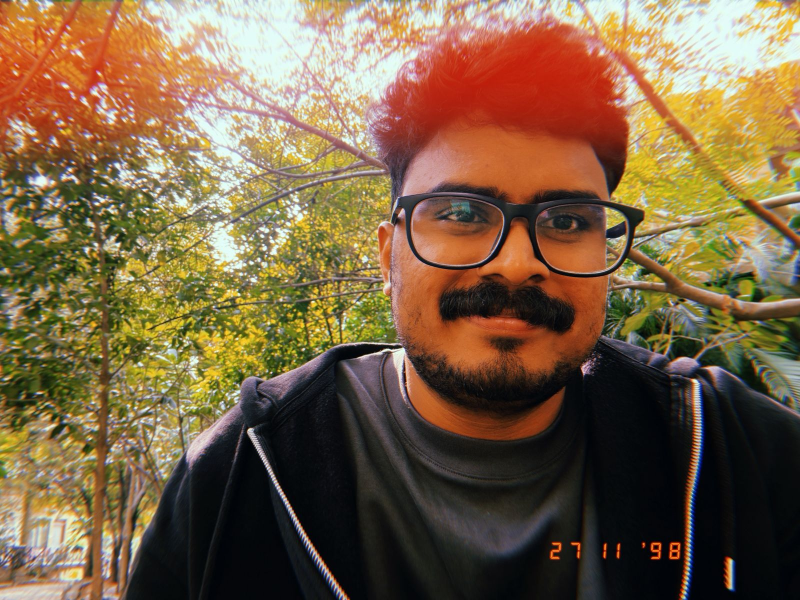
#> input picture assets/example-photo.jpg, 1600 x 1200 px (shown at 1/2 size)
$ python -i art.py   (imports and definitions only)
#> lines starting #> are read from the running program, lines starting #| are printed output that depends on the picture
"""Turn an image into a grid of coloured characters."""

from __future__ import annotations

from dataclasses import dataclass

from PIL import Image, ImageColor, ImageEnhance

RAMPS = {
    "ascii": " .`':,^;~-+=*x?%#&@$",
    "blocks": " ░▒▓█",
    "solid": "█",
}

HALF_BLOCK = "▀"
HALFBLOCK_CHARSET = "halfblocks"
DEFAULT_CHAR_ASPECT = 0.6
ALPHA_THRESHOLD = 16


@dataclass(frozen=True)
class Cell:
    char: str
    color: str
    bg: str | None = None


@dataclass(frozen=True)
class Art:
    rows: list[list[Cell]]

    @property
    def height(self) -> int:
        return len(self.rows)

    @property
    def width(self) -> int:
        return max((len(row) for row in self.rows), default=0)

    # [24 lines left out: functions as_text, as_ansi, not called in this run]


def _quantize_channel(value: int, step: int) -> int:
    if step <= 1:
        return value

    return min(255, (value + step // 2) // step * step)


# [15 lines left out: function _blend_color, not called in this run]


def render(
    path: str,
    cols: int = 56,
    charset: str = "ascii",
    colored: bool = True,
    mono_color: str = "#c9d1d9",
    crop: tuple[int, int, int, int] | None = None,
    char_aspect: float = DEFAULT_CHAR_ASPECT,
    contrast: float = 1.0,
    brightness: float = 1.0,
    gamma: float = 1.0,
    color_step: int = 8,
    invert: bool = False,
    background_color: str = "#0d1117",
    shadow_lift: float = 0.0,
    preserve_foreground: bool = False,
) -> Art:
#> called with path = '../assets/example-photo.jpg', cols = 56, charset = 'ascii', colored = True, mono_color = '#c9d1d9', char_aspect = 0.6, contrast = 1, brightness = 1
    half = charset == HALFBLOCK_CHARSET

    if not half and charset not in RAMPS:
        raise ValueError(
            f"unknown charset {charset!r}; expected one of "
            f"{sorted([*RAMPS, HALFBLOCK_CHARSET])}"
        )

    if cols < 1:
        raise ValueError("cols must be positive")

    if char_aspect <= 0:
        raise ValueError("char_aspect must be positive")

    if gamma <= 0:
        raise ValueError("gamma must be positive")

    if not 0.0 <= shadow_lift <= 1.0:
        raise ValueError("shadow_lift must be between 0 and 1")

    ramp = RAMPS.get(charset, "")

    source = Image.open(path).convert("RGBA")

    if crop:
        x, y, w, h = crop
        source = source.crop((x, y, x + w, y + h))

    alpha = source.getchannel("A")
#> alpha: PIL image 1600x1200 L; every value is 255

    background_rgb = ImageColor.getrgb(background_color)
    background = Image.new(
        "RGBA",
        source.size,
        (*background_rgb, 255),
    )
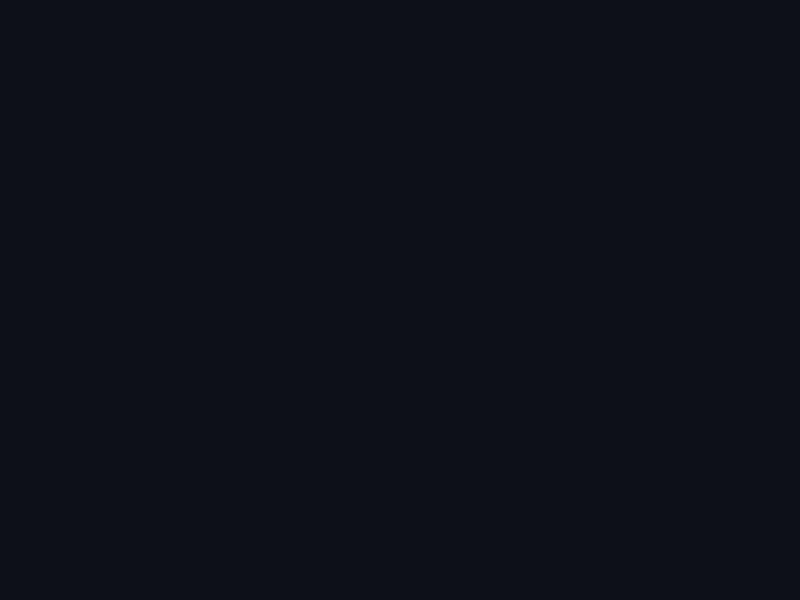
#> background: PIL image 1600x1200 RGBA (shown at 1/2 size); mean R, G, B, A 13, 17, 23, 255

    image = Image.alpha_composite(
        background,
        source,
    ).convert("RGB")
#> image is the input picture: PIL image 1600x1200 RGB; mean R, G, B 122.7, 98.7, 69.9

    if contrast != 1.0:
        image = ImageEnhance.Contrast(image).enhance(contrast)

    if brightness != 1.0:
        image = ImageEnhance.Brightness(image).enhance(brightness)

    rows = max(
        1,
        round(cols * char_aspect * image.height / image.width),
    )
#> rows = 25

    image_size = (
        cols,
        rows * 2 if half else rows,
    )
#> image_size = (56, 25)

    image = image.resize(
        image_size,
        Image.Resampling.LANCZOS,
    )
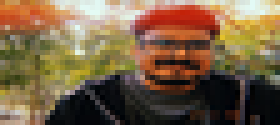
#> image: PIL image 56x25 RGB (shown 5 times larger); mean R, G, B 122.9, 98.8, 69.9

    alpha = alpha.resize(
        image_size,
        Image.Resampling.LANCZOS,
    )
#> alpha: PIL image 56x25 L; every value is 255

    # [11 lines left out: function colour_at, not called in this run]

    if half:
        return Art([
            [
                Cell(
                    HALF_BLOCK,
                    colour_at(x, y * 2),
                    colour_at(x, y * 2 + 1),
                )
                for x in range(cols)
            ]
            for y in range(rows)
        ])

    grid: list[list[Cell]] = []

    for y in range(rows):
        line: list[Cell] = []

        for x in range(cols):
            a = alpha.getpixel((x, y))

            if a < ALPHA_THRESHOLD:
                line.append(Cell(" ", mono_color))
                continue

            r, g, b = image.getpixel((x, y))

            lum = (
                0.2126 * r
                + 0.7152 * g
                + 0.0722 * b
            ) / 255

            if shadow_lift:
                lift = shadow_lift * (1.0 - lum)

                r = round(r + (255 - r) * lift)
                g = round(g + (255 - g) * lift)
                b = round(b + (255 - b) * lift)

                lum = (
                    0.2126 * r
                    + 0.7152 * g
                    + 0.0722 * b
                ) / 255

            if gamma != 1.0:
                lum = lum ** (1.0 / gamma)

            if invert:
                lum = 1.0 - lum

            index = min(
                len(ramp) - 1,
                int(lum * len(ramp)),
            )

            if preserve_foreground and len(ramp) > 1:
                index = max(1, index)

            char = ramp[index]

            if colored:
                color = "#%02x%02x%02x" % (
                    _quantize_channel(r, color_step),
                    _quantize_channel(g, color_step),
                    _quantize_channel(b, color_step),
                )
            else:
                color = _blend_color(
                    mono_color,
                    background_color,
                    a,
                )

            line.append(Cell(char, color))

        grid.append(line)
#> after the loop, grid = 25 items

    return Art(grid)

>>> result = render('../assets/example-photo.jpg')
